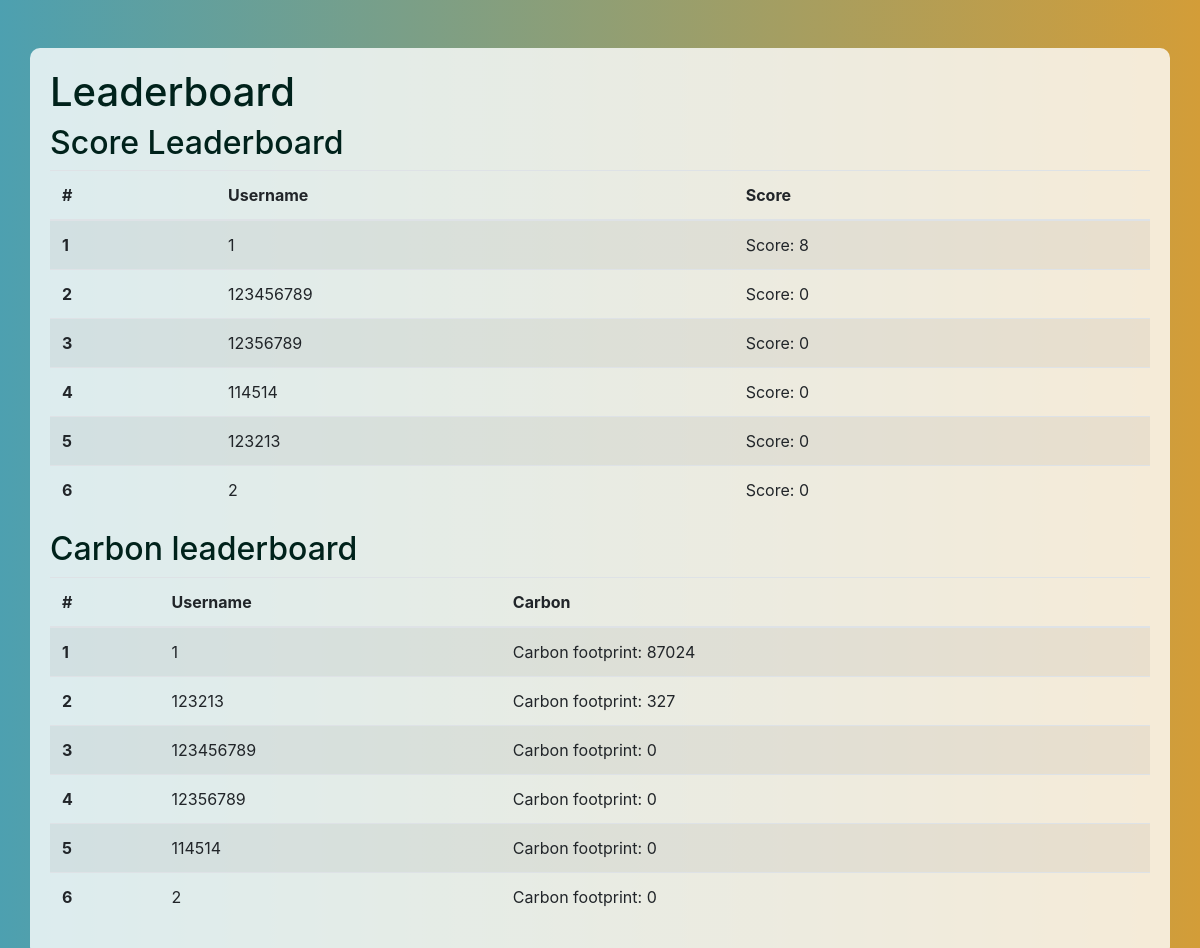
The page /leaderboard/ (signed in) on the database as committed earlier.
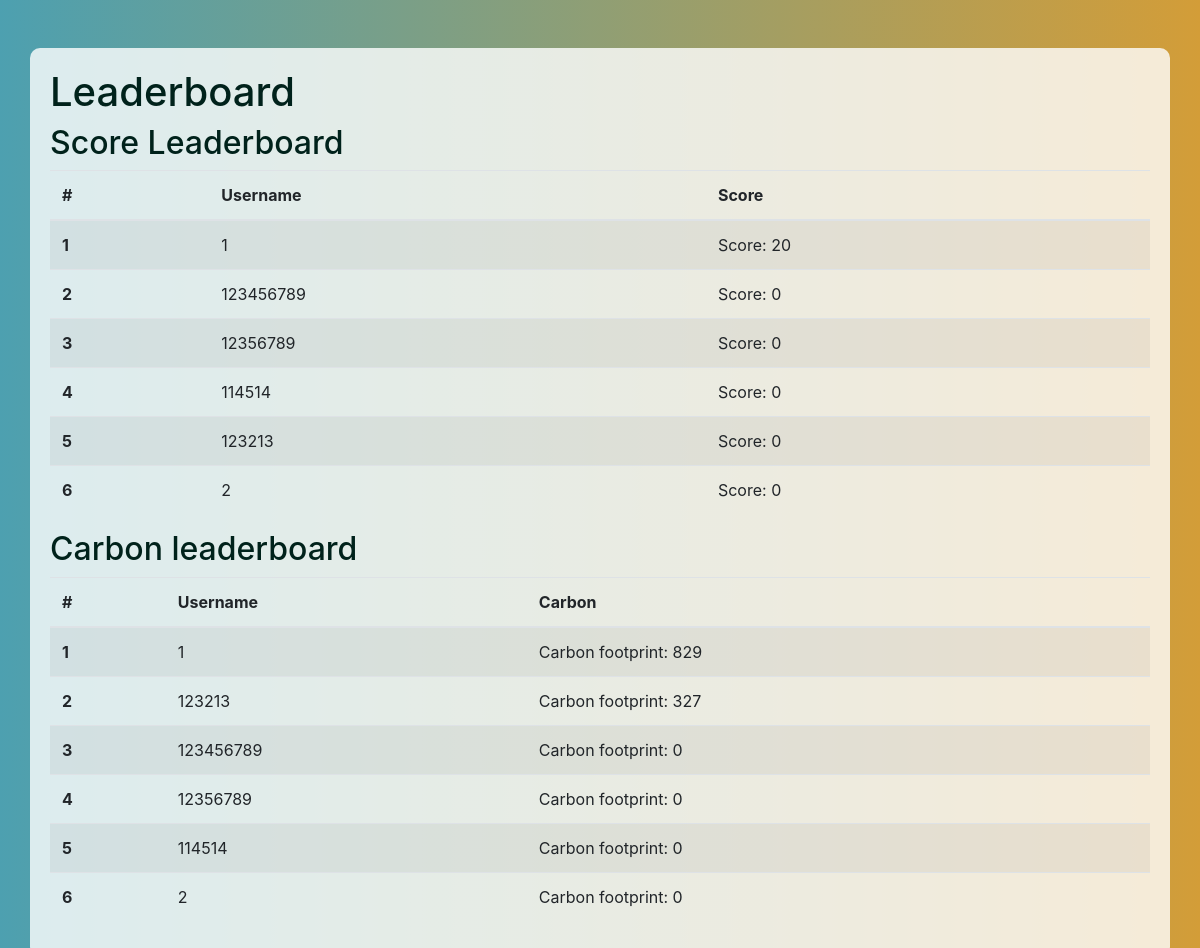
The same page on the database as committed later.
### usersinformation/models.py (models this page shows, shortened)
class PlayerProfile(models.Model):
    avatar = models.ImageField(upload_to='avatars/', null=True, blank=True)
    nickname = models.CharField(max_length=255, blank=True)
    email = models.EmailField(blank=True)
    score = models.IntegerField(default=0)
    achievement_count = models.IntegerField(default=0)
    achievements = models.ManyToManyField(Achievement, blank=True, related_name='user')  # 添加多对多关系
    displayed_achievements = models.ManyToManyField(Achievement, related_name='displayed_by_users', blank=True)
    bio = models.TextField(blank=True)
    login_days = models.IntegerField(default=0)
    carbon = models.IntegerField(default=0)
    last_game_start = models.DateTimeField(null=True, blank=True)
    verified_locations_count = models.IntegerField(default=0)
    completed_series = models.ManyToManyField(Series, related_name='completed_by', blank=True)

### leaderboard/views.py (the view)
# urls.py: path('', views.user_leaderboard, name='user_leaderboard')
@login_requiredforuser
def user_leaderboard(request):
    score_leaderboard = PlayerProfile.objects.order_by('-score')[:10]  # Get the top 10
    carbon_leaderboard = PlayerProfile.objects.order_by('-carbon')[:10]  # Get the top 10
    context = {
        'score_leaderboard': score_leaderboard,
        'carbon_leaderboard': carbon_leaderboard,
    }
    return render(request, 'user_leaderboard.html', context)

### decorate.py (called while the page is built)
def login_requiredforuser(f):
    @wraps(f)  # 使用wraps装饰内部函数
    def wrap(request, *args, **kwargs):
        if not request.session.get('is_logged_in'):
            return HttpResponseRedirect('/login/')
        return f(request, *args, **kwargs)
    return wrap

### leaderboard/templates/user_leaderboard.html (shortened to what this page needs)
<!DOCTYPE html>
<html lang="en">
<head>
    <link rel="stylesheet" href="https://stackpath.bootstrapcdn.com/bootstrap/4.5.2/css/bootstrap.min.css">
</head>
<body>
    <div class="container mt-5">
        <h1>Leaderboard</h1>
        <h2>Score Leaderboard</h2>
        <table class="table table-striped">
            <thead>
                <tr>
                    <th scope="col">#</th>
                    <th scope="col">Username</th>
                    <th scope="col">Score</th>
                </tr>
            </thead>
            <tbody>
                {% for player in score_leaderboard %}
                <tr>
                    <th scope="row">{{ forloop.counter }}</th>
                    <td>{{ player.nickname }}</td>
                    <td>Score: {{ player.score }}</td>
                </tr>
                {% endfor %}
            </tbody>
        </table>
        <h2>Carbon leaderboard</h2>
        <table class="table table-striped">
            <thead>
                <tr>
                    <th scope="col">#</th>
                    <th scope="col">Username</th>
                    <th scope="col">Carbon</th>
                </tr>
            </thead>
            <tbody>
                {% for player in carbon_leaderboard %}
                <tr>
                    <th scope="row">{{ forloop.counter }}</th>
                    <td>{{ player.nickname }}</td>
                    <td>Carbon footprint: {{ player.carbon }}</td>
                </tr>
                {% endfor %}
            </tbody>
        </table>
    </div>
</body>
</html>

### leaderboard/templates/user_leaderboard.html (style rules this page uses)
body { background: linear-gradient(to right, #4DA0B0, #D39D38); color: #fff; }
h1, h2 { color: #00221b; }
.container { background-color: rgba(255, 255, 255, 0.8); border-radius: 10px; padding: 20px; margin-top: 20px; }
table { background-color: transparent; }

Rows that differ between the two databases and show on the page:
changed PlayerProfile (number 1 of 6 on the later page): score "8" → "20"; carbon "87024" → "829"
